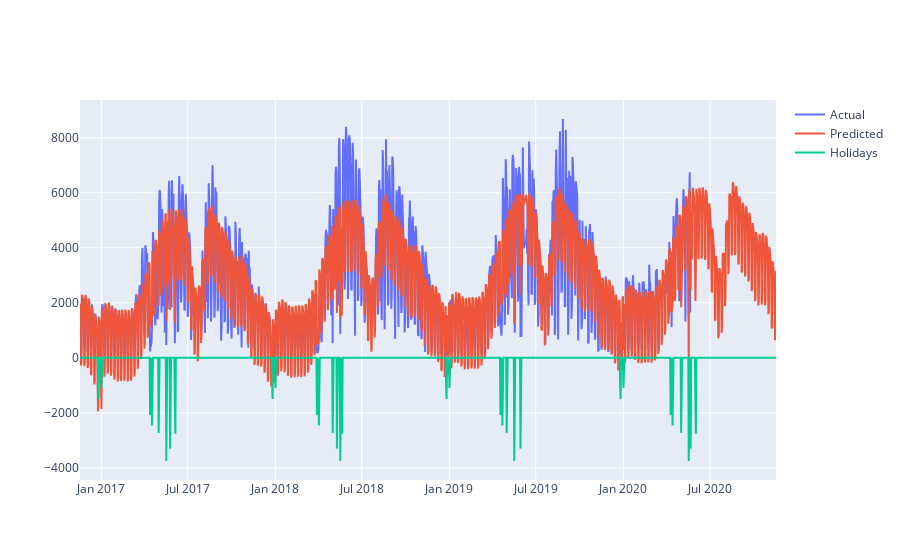

Notebook cell for this chart:
### Markdown cell above
I don't speak Norwegian, but a quick visit to Google Translate shows that Christmas is missing - which, in Europe, is typically a rather important public holiday. We will take care of adding it later, for now let's see how well the model is doing out of the box:

### Code cell
# as before, we create a dataframe holding the dates for the entire forecast horizon - 180 days ahead
future = m.make_future_dataframe(periods=180, freq='D')
# generate the actual forecast 
forecast = m.predict(future)

fig = go.Figure()
# full disclosure: I am changing the plotting style for this one, because I don't know how to overlay the two graphs with the baseline Prophet plotting functionality that served us well up to that point (not to mention the cool functionality of panning/scaling the graph ;-)

fig.add_trace(go.Scatter(x=bikerides['ds'], y=bikerides['y'], name='Actual',))
fig.add_trace(go.Scatter(x=forecast['ds'], y=forecast['yhat'], name='Predicted',))
fig.add_trace(go.Scatter(x=forecast['ds'], y=forecast['holidays'], name='Holidays',))
fig.show()

### Figure 1 — Plotly figure (JSON) as saved in the notebook; plotly's stock layout.template omitted (floating-point values rounded to 4 significant figures; data arrays with more than 128 entries replaced by an {"elided": "..."} marker saying what was removed)
{"data": [{"name": "Actual", "type": "scatter", "x": {"elided": "1273 str values"}, "y": {"elided": "1273 int values"}}, {"name": "Predicted", "type": "scatter", "x": {"elided": "1453 str values"}, "y": {"elided": "1453 float values"}}, {"name": "Holidays", "type": "scatter", "x": {"elided": "1453 str values"}, "y": {"elided": "1453 float values"}}], "layout": {}}
